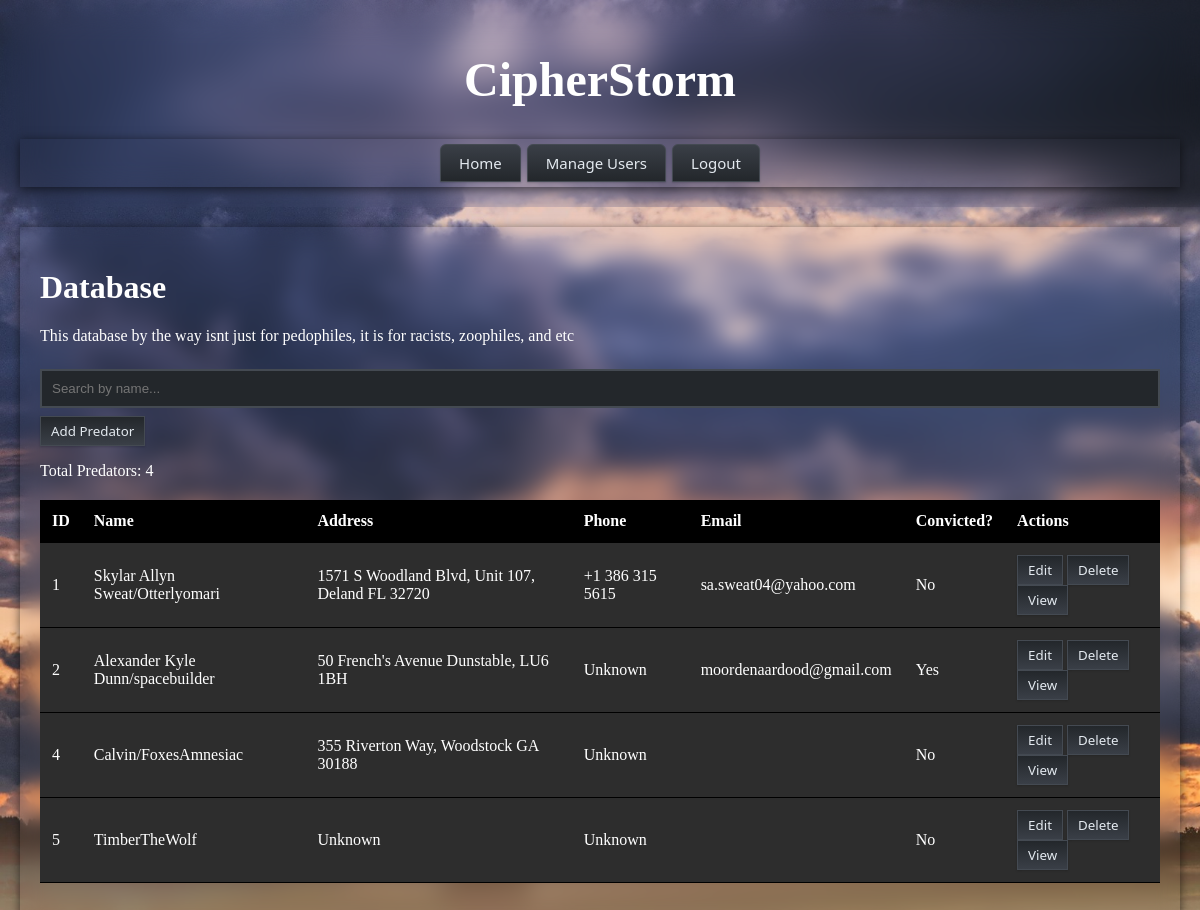
Screenshot of /predators (signed in) with the database file from the repository.
### tables this page shows
CREATE TABLE predators (
                    id INTEGER PRIMARY KEY AUTOINCREMENT,
                    name TEXT NOT NULL,
                    address TEXT,
                    phone TEXT,
                    email TEXT,
                    description TEXT,
                    convicted BOOLEAN DEFAULT 0,
                    socials TEXT,
                    face_image_url TEXT,
                    born_at DATETIME
                );

### index.py (the view)
@app.route('/predators', methods=['GET'])
@login_required
def predators():
    predators = db.get_all_predators()
    return flask.render_template('database/db.html', predators=predators)

### index.py (called while the page is built)
@login_manager.user_loader
def load_user(user_id):
    user_data = db.get_user_by_id(int(user_id))
    if user_data:
        return User(user_data)
    return None

    def get_connection(self):
        return sqlite3.connect(self.db_path)

    def get_user_by_id(self, user_id):
        try:
            conn = self.get_connection()
            cursor = conn.cursor()
            cursor.execute('''
                SELECT id, username, is_admin
                FROM users
                WHERE id = ?
            ''', (user_id,))
            user_data = cursor.fetchone()
            conn.close()
            if user_data:
                return {
                    'id': user_data[0],
                    'username': user_data[1],
                    'is_admin': bool(user_data[2])
                }
            return None
        except sqlite3.Error as e:
            print(f"{Fore.RED}[-] Error getting user by ID: {e}{Style.RESET_ALL}")
            return None

    def get_all_predators(self):
        try:
            conn = self.get_connection()
            cursor = conn.cursor()
            cursor.execute('SELECT * FROM predators')
            rows = cursor.fetchall()
            conn.close()
            predators = []
            for row in rows:
                predators.append({
                    'id': row[0],
                    'name': row[1],
                    'address': row[2],
                    'phone': row[3],
                    'email': row[4],
                    'description': row[5],
                    'convicted': bool(row[6]),
                    'socials': row[7],
                })
            return predators
        except sqlite3.Error as e:
            print(f"{Fore.RED}[-] Error getting all predators: {e}{Style.RESET_ALL}")
            return []

### templates/database/db.html (shortened to what this page needs)
<!DOCTYPE html>
<html lang="en">
<head>
    <link rel="stylesheet" href="/static/style.css">
</head>
<body>
    <div class="header">
        <h1>CipherStorm</h1>
        <div class="navigation">
            <form action="{{ url_for('dashboard') }}" method="get" style="display:inline;">
                <button type="submit" class="navigation-tabs">Home</button>
            </form>
            {% if current_user.is_admin %}
                <form action="{{ url_for('manage_users') }}" method="get" style="display:inline;">
                    <button type="submit" class="navigation-tabs">Manage Users</button>
                </form>
            {% endif %}
            <form action="{{ url_for('logout') }}" method="post" style="display:inline;">
                <button type="submit" class="navigation-tabs">Logout</button>
            </form>
        </div>
    </div>
    <div class="main-content">
        <h1>Database</h1>
        <p>This database by the way isnt just for pedophiles, it is for racists, zoophiles, and etc</p>
        <input type="text" id="search" placeholder="Search by name..." onkeyup="filterTable()">
        <form action="/predators/add" method="get">
            <button type="submit">Add Predator</button>
        </form>
        <p>Total Predators: {{ predators|length }}</p>
        <table>
            <thead>
                <tr>
                    <th>ID</th>
                    <th>Name</th>
                    <th>Address</th>
                    <th>Phone</th>
                    <th>Email</th>
                    <th>Convicted?</th>
                    <th>Actions</th>
                </tr>
            </thead>
            <tbody>
                {% for predator in predators %}
                <tr>
                    <td>{{ predator.id }}</td>
                    <td>{{ predator.name }}</td>
                    <td>{{ predator.address }}</td>
                    <td>{{ predator.phone }}</td>
                    <td>{{ predator.email }}</td>
                    <td>{{ 'Yes' if predator.convicted else 'No' }}</td>
                    <td>
                        <form action="/predators/edit/{{ predator.id }}" method="get" style="display:inline;">
                            <button type="submit">Edit</button>
                        </form>
                        {% if current_user.is_admin %}
                        <form action="/predators/delete/{{ predator.id }}" method="post" style="display:inline;">
                            <button type="submit" onclick="return confirm('Are you sure you want to delete this predator?');">Delete</button>
                        </form>
                        {% endif %}
                        <form action="/predators/view/{{ predator.id }}" method="get" style="display:inline;">
                            <button type="submit">View</button>
                        </form>
                    </td>
                </tr>
                {% endfor %}
            </tbody>
        </table>
    </div>
</body>
</html>

### static/style.css (style rules this page uses)
body { font-family: Tahoma, sans-serifrif; background-color: #f0f0f0; margin: 0; padding: 0; background-image: url("images/home.jpg"); background-size: cover; background-repeat: no-repeat; background-attachment: fixed; }
.header { padding: 20px; text-align: center; font-size: 24px; color: #ffffff; backdrop-filter: blur(20px); -webkit-backdrop-filter: blur(20px); }
.main-content { padding: 20px; font-size: 16px; color: #ffffff; box-shadow: 0 2px 10px rgba(0, 0, 0, 0.6); backdrop-filter: blur(10px); -webkit-backdrop-filter: blur(10px); margin: 20px; padding: 20px; transition: all 0.3s ease-in-out; }
.navigation { width: auto; padding: 5px; box-shadow: 0 2px 10px rgba(0, 0, 0, 0.6); backdrop-filter: blur(30px); -webkit-backdrop-filter: blur(10px); transition: all 0.6s ease-in-out; }
.navigation-tabs { background: linear-gradient(to bottom, #3a3f47 0%, #23272b 100%); font-family: 'Segoe UI', 'Tahoma', 'Geneva', Verdana, sans-serif; border: 1px solid #444a52; border-radius: 6px 6px 0 0; padding: 8px 18px; font-size: 15px; color: #e3e9ef; box-shadow: 0 1px 2px rgba(0,0,0,0.18); cursor: pointer; transition: color 0.2s ease-in-out; }
table { width: 100%; border-collapse: collapse; margin: 20px 0; }
th, td { padding: 12px; text-align: left; background: #2d2d2d; border-bottom: 1px solid #000000; transition: all 0.2s ease-in-out; }
th, td:hover { background: #3a3a3a; color: #ffffff; transition: all 0.2s ease-in-out; }
th { background-color: #000000; color: #ffffff; }
input { width: 100%; padding: 10px; margin: 8px 0; box-sizing: border-box; border: 2px solid #444a52; border-radius: 0px; background-color: #23272b; color: #e3e9ef; transition: background 0.2s, color 0.2s, border 0.2s; }
button { background: linear-gradient(to bottom, #23272b 0%, #3a3f47 100%); font-family: 'Segoe UI', 'Tahoma', 'Geneva', Verdana, sans-serif; color: #e3e9ef; padding: 5px 10px; border: 1px solid #444a52; cursor: pointer; box-shadow: 0 1px 2px rgba(0,0,0,0.18); transition: background 0.2s ease-in-out, color 0.2s ease-in-out, border 0.2s; }

### rows the page displays
predators: id "1", name "Skylar Allyn Sweat/Otterlyomari", address "1571 S Woodland Blvd, Unit 107, Deland FL 32720", phone "+1 386 315 5615", email "sa.sweat04@yahoo.com", convicted "No"
predators: id "2", name "Alexander Kyle Dunn/spacebuilder", address "50 French's Avenue Dunstable, LU6 1BH", phone "Unknown", email "moordenaardood@gmail.com", convicted "Yes"
predators: id "4", name "Calvin/FoxesAmnesiac", address "355 Riverton Way, Woodstock GA 30188", phone "Unknown", convicted "No"
predators: id "5", name "TimberTheWolf", address "Unknown", phone "Unknown", convicted "No"

### other values shown
{{ predators|length }} "4"
